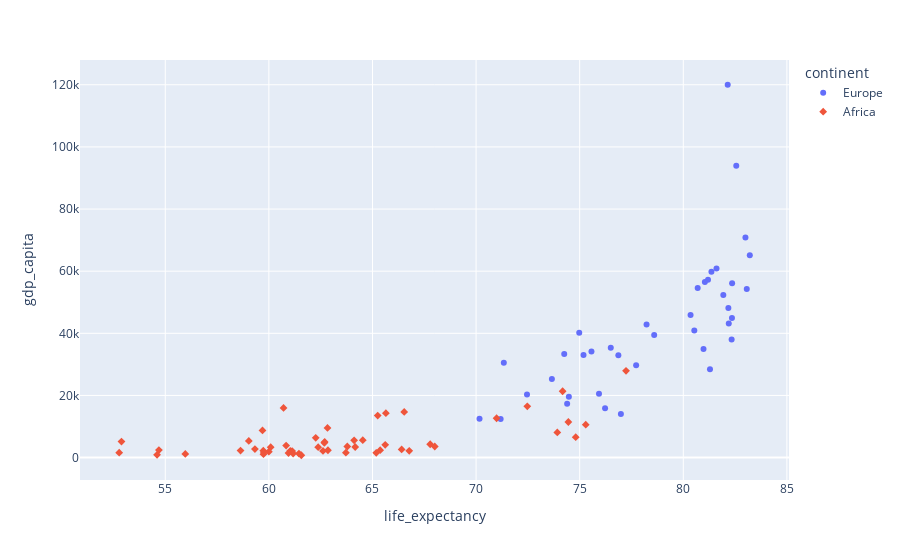

This figure's notebook cell:
### Markdown cell above
| **Visual Property**| **Description**                                                        |
| ----------------- | ---------------------------------------------------------------------- |
| `x`               | Position on the x-axis                                                 |
| `y`               | Position on the y-axis                                                 |
| `size`            | Size of the marker (area or diameter)                                  |
| `symbol`          | Shape of the marker (circle, square, diamond, ...)                     |
| `color`           | Marker or trace color                                                  |
| `text`            | Text labels shown next to or on the markers                            |
| `hover_name`       | Name that appears when hovering over a point                           |
| `hover_data`       | List of additional information shown when hovering over a point        |
| `facet_col`       | Subplots arranged in columns (based on a categorical variable)         |
| `facet_row`       | Subplots arranged in rows (based on a categorical variable)            |
| `animation_frame` | Determines the animation frames (e.g., one frame per year or category) |

### Code cell
# Try out different encodings for the same data column:

px.scatter(df, x='life_expectancy', y='gdp_capita', color='continent', hover_name="country")
px.scatter(df, x='life_expectancy', y='gdp_capita', symbol='continent', hover_name="country")
px.scatter(df, x='life_expectancy', y='gdp_capita', facet_col='continent', hover_name="country")
px.scatter(df, x='life_expectancy', y='gdp_capita', color='continent', symbol='continent', hover_name="country")

### Figure 1 — Plotly figure (JSON) as saved in the notebook; plotly's stock layout.template omitted (floating-point values rounded to 4 significant figures)
{"data": [{"hovertemplate": "<b>%{hovertext}</b><br><br>continent=Europe<br>life_expectancy=%{x}<br>gdp_capita=%{y}<extra></extra>", "hovertext": ["Albania", "Andorra", "Austria", "Belarus", "Belgium", "Bosnia and Herzegovina", "Bulgaria", "Croatia", "Czechia", "Denmark", "Estonia", "Faroe Islands", "Finland", "France", "Germany", "Gibraltar", "Greece", "Hungary", "Iceland", "Ireland", "Isle of Man", "Italy", "Latvia", "Liechtenstein", "Lithuania", "Luxembourg", "Malta", "Moldova", "Monaco", "Montenegro", "Netherlands", "North Macedonia", "Norway", "Poland", "Portugal", "Romania", "Russian Federation", "San Marino", "Serbia", "Slovak Republic", "Slovenia", "Spain", "Sweden", "Switzerland", "Ukraine", "United Kingdom"], "legendgroup": "Europe", "marker": {"color": "#636efa", "symbol": "circle"}, "mode": "markers", "name": "Europe", "orientation": "v", "showlegend": true, "type": "scatter", "x": [76.99, NaN, 81.19, 72.46, 80.7, 76.22, 73.66, 77.72, 78.23, 81.6, 78.6, 83.2, 81.93, 82.18, 81.04, 82.2, 81.29, 75.57, 83.06, 82.56, 80.59, 82.2, 75.19, 81.66, 74.98, 82.14, 82.35, 70.17, NaN, 75.93, 81.36, 74.4, 83.21, 76.5, 80.98, 74.25, 71.34, NaN, 74.48, 76.87, 80.53, 82.33, 82.36, 83.0, 71.19, 80.35], "xaxis": "x", "y": [14060.0, NaN, 57260.0, 20320.0, 54570.0, 15860.0, 25300.0, 29690.0, 42830.0, 60830.0, 39440.0, NaN, 52310.0, 48130.0, 56480.0, NaN, 28420.0, 34170.0, 54300.0, 93940.0, NaN, 43140.0, 33020.0, NaN, 40180.0, 120000.0, 44930.0, 12510.0, NaN, 20510.0, 59820.0, 17320.0, 65130.0, 35320.0, 34960.0, 33340.0, 30510.0, 59520.0, 19560.0, 32920.0, 40870.0, 37990.0, 56140.0, 70810.0, 12390.0, 45870.0], "yaxis": "y"}, {"hovertemplate": "<b>%{hovertext}</b><br><br>continent=Africa<br>life_expectancy=%{x}<br>gdp_capita=%{y}<extra></extra>", "hovertext": ["Algeria", "Angola", "Benin", "Botswana", "Burkina Faso", "Burundi", "Cabo Verde", "Cameroon", "Central African Republic", "Chad", "Comoros", "Congo, Dem. Rep.", "Congo, Rep.", "Cote d'Ivoire", "Djibouti", "Egypt, Arab Rep.", "Equatorial Guinea", "Eritrea", "Eswatini", "Ethiopia", "Gabon", "Gambia, The", "Ghana", "Guinea", "Guinea-Bissau", "Kenya", "Lesotho", "Liberia", "Libya", "Madagascar", "Malawi", "Mali", "Mauritania", "Mauritius", "Morocco", "Mozambique", "Namibia", "Niger", "Nigeria", "Rwanda", "Sao Tome and Principe", "Senegal", "Seychelles", "Sierra Leone", "Somalia", "South Africa", "South Sudan", "Sudan", "Tanzania", "Togo", "Tunisia", "Uganda", "Zambia", "Zimbabwe"], "legendgroup": "Africa", "marker": {"color": "#EF553B", "symbol": "diamond"}, "mode": "markers", "name": "Africa", "orientation": "v", "showlegend": true, "type": "scatter", "x": [74.45, 62.26, 60.09, 65.65, 59.73, 61.57, 74.81, 60.83, 54.6, 52.78, 64.17, 59.74, 63.78, 59.03, 62.69, 70.99, 60.71, 67.13, 59.69, 65.37, 66.53, 62.61, 64.11, 59.33, 60.0, 62.67, 54.69, 60.95, 72.47, 65.18, 63.72, 58.63, 64.53, 74.18, 73.92, 61.17, 62.83, 61.45, 52.89, 66.77, 67.78, 68.01, 77.24, 59.76, 55.97, 65.25, 55.48, 65.61, 66.41, 61.03, 75.29, 62.85, 62.38, 61.12], "xaxis": "x", "y": [11450.0, 6367.0, 3365.0, 14300.0, 2211.0, 751.2, 6577.0, 3871.0, 895.3, 1573.0, 3403.0, 1103.0, 3574.0, 5377.0, 5020.0, 12660.0, 15980.0, NaN, 8755.0, 2379.0, 14680.0, 2157.0, 5558.0, 2750.0, 1905.0, 4749.0, 2413.0, 1461.0, 16500.0, 1517.0, 1573.0, 2243.0, 5613.0, 21350.0, 8089.0, 1303.0, 9548.0, 1283.0, 5138.0, 2182.0, 4286.0, 3574.0, 27920.0, 1675.0, 1191.0, 13530.0, NaN, 4092.0, 2613.0, 2180.0, 10600.0, 2366.0, 3362.0, 2102.0], "yaxis": "y"}], "layout": {"legend": {"title": {"text": "continent"}, "tracegroupgap": 0}, "margin": {"t": 60}, "xaxis": {"anchor": "y", "domain": [0, 1], "title": {"text": "life_expectancy"}}, "yaxis": {"anchor": "x", "domain": [0, 1], "title": {"text": "gdp_capita"}}}}
